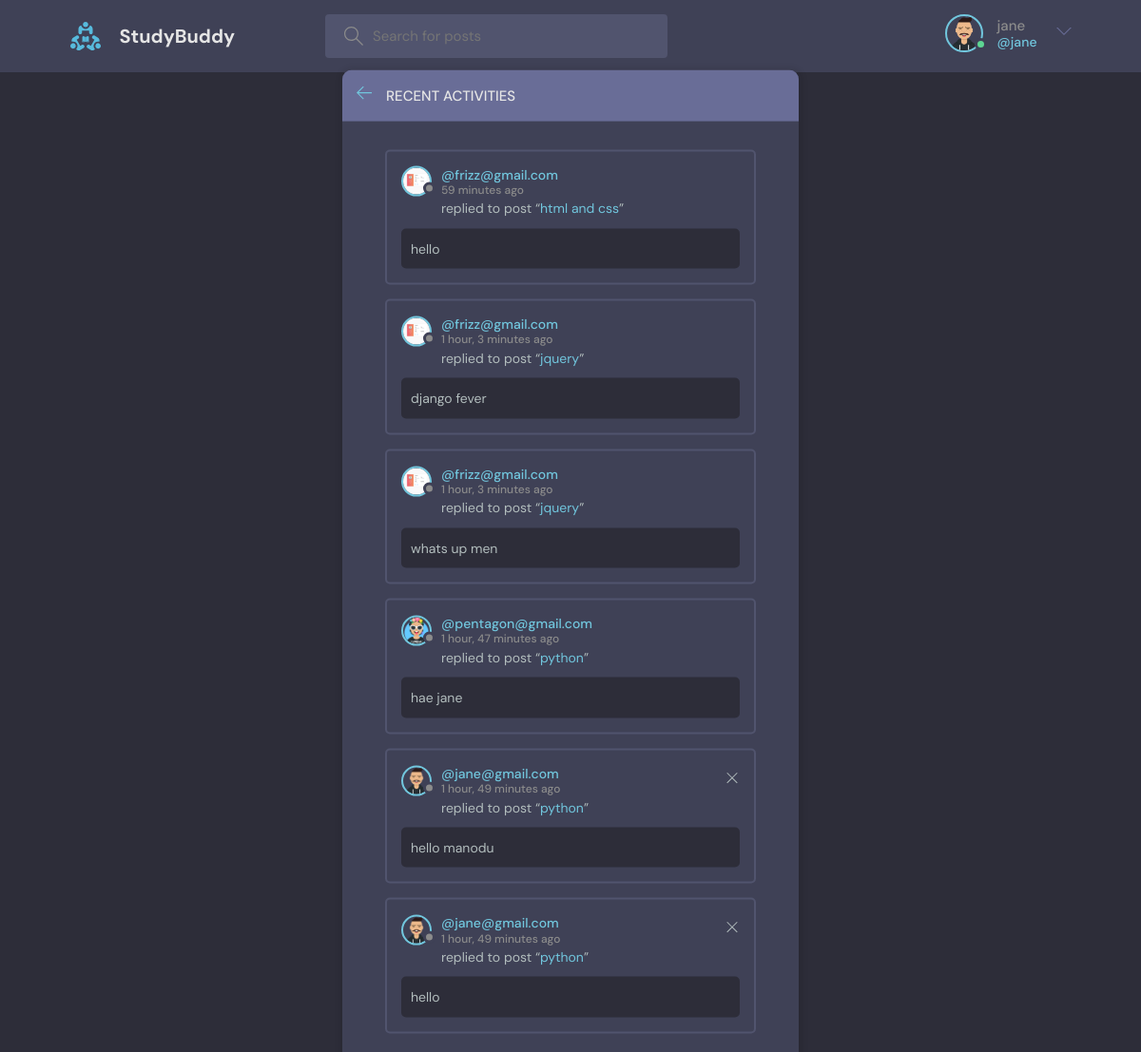
/activity/ (signed in), run on the app's committed database.
### base/models.py (models this page shows, shortened)
class User(AbstractUser):
    name = models.CharField(max_length=200, null=True)
    email = models.EmailField(unique=True, null=True)
    bio = models.TextField(null=True)
    avatar = models.ImageField(
        null=True, default="avatar.svg", upload_to='images')
    USERNAME_FIELD = 'email'
    REQUIRED_FIELDS = ['username']

class Message(models.Model):
    user = models.ForeignKey(User, on_delete=models.CASCADE)
    room = models.ForeignKey(
        Room, on_delete=models.CASCADE, related_name='messages')
    body = models.TextField()
    created = models.DateTimeField(auto_now_add=True)
    updated = models.DateTimeField(auto_now=True)
    class Meta:
        ordering = ['-updated', '-created']

class Room(models.Model):
    host = models.ForeignKey(User, on_delete=models.CASCADE)
    topic = models.ForeignKey(
        Topic, on_delete=models.SET_NULL, null=True, blank=True)
    name = models.CharField(max_length=200)
    description = models.TextField(null=True, blank=True)
    participants = models.ManyToManyField(
        User, related_name='participants', blank=True)
    created = models.DateTimeField(auto_now_add=True)
    updated = models.DateTimeField(auto_now=True)
    class Meta:
        ordering = ['-updated', '-created']
    def __str__(self):
        return self.name

### base/views.py (the view)
# urls.py: path('activity/', views.activityPage, name="activity"),
def activityPage(request):
    room_messages = Message.objects.all()
    return render(request, 'base/activity.html', {'room_messages': room_messages})

### base/templates/base/activity.html
{% extends 'main.html' %}
{% block content %}
<main class="layout">
  <div class="container">
    <div class="layout__box">
      <div class="layout__boxHeader">
        <div class="layout__boxTitle">
          <a href="{% url 'home' %}">
            <svg version="1.1" xmlns="http://www.w3.org/2000/svg" width="32" height="32" viewBox="0 0 32 32">
              <title>arrow-left</title>
              <path
                d="M13.723 2.286l-13.723 13.714 13.719 13.714 1.616-1.611-10.96-10.96h27.625v-2.286h-27.625l10.965-10.965-1.616-1.607z">
              </path>
              </path>
            </svg>
          </a>
          <h3>Recent Activities</h3>
        </div>
      </div>
      <div class="activities-page layout__body">
        {% for message in room_messages %}
        <div class="activities__box">
          <div class="activities__boxHeader roomListRoom__header">
            <a href="{% url 'user-profile' message.user.id %}" class="roomListRoom__author">
              <div class="avatar avatar--small">
                <img src="{{message.user.avatar.url}}" />
              </div>
              <p>
                @{{message.user}}
                <span>{{message.created|timesince}} ago</span>
              </p>
            </a>
            {% if request.user == message.user %}
            <div class="roomListRoom__actions">
              <a href="{% url 'delete-message' message.id %}">
                <svg version="1.1" xmlns="http://www.w3.org/2000/svg" width="32" height="32" viewBox="0 0 32 32">
                  <title>remove</title>
                  <path
                    d="M27.314 6.019l-1.333-1.333-9.98 9.981-9.981-9.981-1.333 1.333 9.981 9.981-9.981 9.98 1.333 1.333 9.981-9.98 9.98 9.98 1.333-1.333-9.98-9.98 9.98-9.981z">
                  </path>
                </svg>
              </a>
            </div>
            {% endif %}
          </div>
          <div class="activities__boxContent">
            <p>replied to post “<a href="{% url 'room' message.room.id %}">{{message.room}}</a>”</p>
            <div class="activities__boxRoomContent">
              {{message.body}}
            </div>
          </div>
        </div>
        {% endfor %}
      </div>
    </div>
  </div>
</main>
{% endblock content %}

### templates/navbar.html (shortened to what this page needs)
{% load static %}
<header class="header header--loggedIn">
    <div class="container">
        <a href="{% url 'home' %}" class="header__logo">
            <img src="{% static 'images/logo.svg' %}" />
            <h1>StudyBuddy</h1>
        </a>
        <form class="header__search" method="GET" action="{% url 'home' %}">
            <label>
                <input name="q" placeholder="Search for posts" />
            </label>
        </form>
        <nav class="header__menu">
            {% if request.user.is_authenticated %}
            <div class="header__user">
                <a href="{% url 'update-user'%}">
                    <div class="avatar avatar--medium active">
                        <img src="{{request.user.avatar.url}}" />
                    </div>
                    <p>{{request.user.username}} <span>@{{request.user.username}}</span></p>
                </a>
                <button class="dropdown-button">
                    <svg version="1.1" xmlns="http://www.w3.org/2000/svg" width="32" height="32" viewBox="0 0 32 32">
                        <title>chevron-down</title>
                        <path d="M16 21l-13-13h-3l16 16 16-16h-3l-13 13z"></path>
                    </svg>
                </button>
            </div>
            {% else %}
            <a href="{% url 'login' %}">
                <img src="{% static 'images/avatar.svg' %}" />
                <p>Login</p>
            </a>
            {% endif %}
        </nav>
    </div>
</header>

### data on the page
User: user.avatar (picture), user.username "jane"
Message: user.avatar (picture), user "frizz@gmail.com", created "59 minutes", room "html and css", body "hello"
Message: user.avatar (picture), user "frizz@gmail.com", created "1 hour, 3 minutes", room "jquery", body "django fever"
Message: user.avatar (picture), user "frizz@gmail.com", created "1 hour, 3 minutes", room "jquery", body "whats up men"
Message: user.avatar (placeholder picture), user "pentagon@gmail.com", created "1 hour, 47 minutes", room "python", body "hae jane"
Message: user.avatar (picture), user "jane@gmail.com", created "1 hour, 49 minutes", room "python", body "hello manodu"
Message: user.avatar (picture), user "jane@gmail.com", created "1 hour, 49 minutes", room "python", body "hello"
